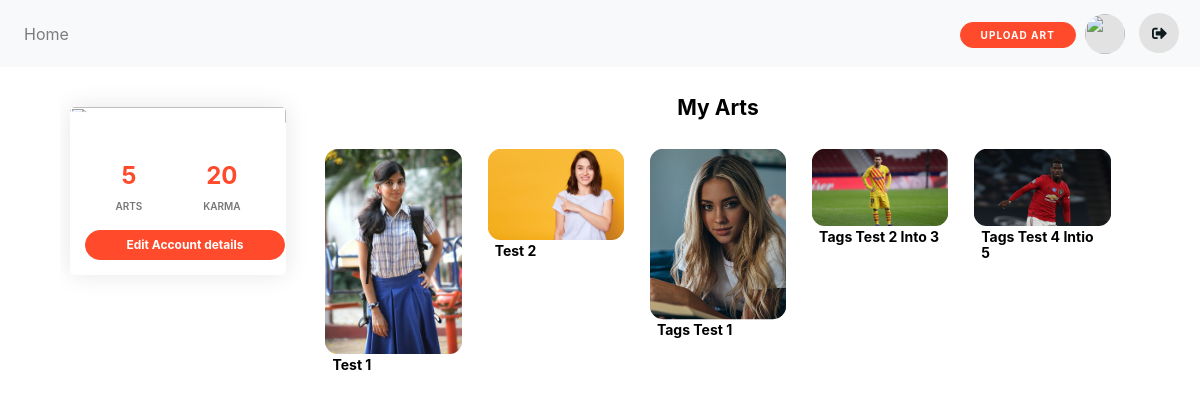
Screenshot of /account/profile (signed in) with the database file from the repository.
### images/models.py (models this page shows, shortened)
class Pictures(models.Model):
    title = models.CharField(max_length=200, null=True)
    author = models.ForeignKey(settings.AUTH_USER_MODEL, on_delete=models.CASCADE)
    image = models.ImageField(upload_to=upload_location, null=True)
    tags = TaggableManager()
    description = models.TextField(max_length=10000, null=True, blank=True)
    slug = models.SlugField(
        max_length=250, unique_for_date='date_published', blank=True)
    category = models.CharField(max_length=50)
    date_published = models.DateField(
        auto_now_add=True, verbose_name="date published")
    users_like = models.ManyToManyField(settings.AUTH_USER_MODEL,related_name='images_liked',blank=True)

### account/views.py (the view)
# urls.py: path('profile', views.profile_view, name="profile"),
@login_required(login_url='must_authenticate')
def profile_view(request):
    context = {}
    images = Pictures.objects.filter(author=request.user)
    context["images"] = images
    images_count = Pictures.objects.filter(author = request.user).count()
    context['images_count'] = images_count
    total_likes_user_got = []
    for image in images:
        total_likes_user_got.append(image.users_like.count()*10)
    karma = sum(total_likes_user_got)
    context["karma"] = karma
    return render(request,'account/profile.html',context)

### account/templates/account/profile.html (shortened to what this page needs)
{% extends 'images/base.html' %}
{% block content %}
{% include 'images/navbar.html' %}
<div id="main-container-profile">
    <section class="profile-sidebar">
        <div class="profile-card-4 text-center">
            <div class="profile-detail-content">
                <div class="profile-description">{{user.profile.seld_description}}</div>
                <div class="profile-count">
                    <div class="profile-overview">
                        <h4>{{images_count}}</h4>
                        <p>ARTS</p>
                    </div>
                    <div class="profile-overview">
                        <h4>{{karma}}</h4>
                        <p>KARMA</p>
                    </div>
                </div>
                <div class="profile-detail">
                    <a href="{% url 'account' %}" class="profile-edit">Edit Account details</a>
                </div>
            </div>
        </div>
    </section>
    <section class="profile-content">
        {% if images %}
        <div class="more-title">
            <h2>My Arts</h2>
        </div>
        <div class="card-columns my-0" id="myItems">
            {% for pic in images%}
            <div class="card-body p-0">
                <div class="card border-0">
                    <a href="{% url 'picture_detail' pic.slug %}">
                        <img alt="" class="card-img img-fluid geeks" id="geeks" src="{{pic.image.url}}" />
                    </a>
                    <div class="post-title">
                        <h2>{{pic.title}}</h2>
                    </div>
                </div>
            </div>
            {% endfor %}
        </div>
        {% else %}
        <div class="more-title">
            <h2>you dont have <br> <a href="{% url 'create_image_post' %}">Create one here</a></h2>
        </div>
        {% endif %}
    </section>
</div>
{% endblock content %}

### static/css/home.css (style rules this page uses)
:root { --bg-color: white; --card-color: white; --card-footer-color: #c3c4c3; --search-bar-color: #cbcdce; --dark-letter-color: #242423; --menu-bar-color: #212529; }
* { margin: 0; padding: 0; -webkit-box-sizing: border-box; box-sizing: border-box; }
body { width: 100%; background-color: var(--bg-color); }
a, a:hover { text-decoration: none; color: inherit; }
.post-title h2 { margin: 0 10px; font-size: 14px; font-weight: 700; text-transform: capitalize; color: black; }
.more-title h2 { margin: 18px; font-size: 21px; font-weight: 700; text-transform: capitalize; color: black; padding-bottom: 0.5rem; text-align: center; }
img { height: auto; width: auto; margin: auto; }
.card-img { border-radius: 1rem !important; padding: 2%; }
.card-columns { margin-right: 2%; margin: auto; max-width: 96%; }
#myItems { column-count: 5; }

### static/css/picture_detail.css (style rules this page uses)
img { width: 100%; }
a, a:hover, a:active { text-decoration: none; }

### static/css/profile.css (style rules this page uses)
@media only screen and (min-width: 1025px) { #main-container-profile { height: 85%; width: 90%; margin: auto; display: -ms-flexbox; display: flex; -ms-flex-direction: row; flex-direction: row; overflow: hidden; } }
.profile-sidebar { position: relative; color: black; margin: 30px 0; }
@media only screen and (min-width: 1025px) { .profile-sidebar { width: 20%; -ms-flex-positive: 0; flex-grow: 0; height: fit-content; margin: 30px 10px; } }
.profile-card-4 { max-width: 350px; background-color: #FFF; border-radius: 5px; box-shadow: 0px 0px 25px rgba(0, 0, 0, 0.1); overflow: hidden; position: relative; margin: 10px auto; cursor: default; }
.profile-card-4 .profile-detail-content { position: relative; padding: 15px; background-color: #FFF; width: -webkit-fill-available; }
.profile-card-4 .profile-description { color: #777; font-size: 12px; padding: 10px; text-align: left; }
.profile-card-4 .profile-overview p { font-size: 10px; font-weight: 600; color: #777; }
.profile-card-4 .profile-overview h4 { color: #FF4B2B; font-weight: bold; }
.profile-card-4 .profile-detail-content::before { content: ""; position: absolute; height: 20px; top: -10px; left: 0px; right: 0px; background-color: #FFF; z-index: 0; transform: skewY(3deg); }
.profile-content { width: 100%; margin: 10px; }
@media only screen and (min-width: 1025px) { .profile-content { display: -ms-flexbox; display: flex; -ms-flex-direction: column; flex-direction: column; -ms-flex: 1; flex: 1; overflow: auto; } }
@media only screen and (min-width: 1025px) { .profile-content { -ms-overflow-style: none; scrollbar-width: none; } }
.profile-detail { width: 75%; margin: auto; }
@media only screen and (min-width: 1025px) { .profile-detail { width: 100%; } }
.profile-count { display: flex; justify-content: space-around; }
.profile-edit { display: block; width: 200px; margin: auto; padding: 5px 3px; text-align: center; border: 1px solid #FF4B2B; background-color: #FF4B2B; color: #FFFFFF; border-radius: 20px; font-weight: bold; font-size: 12px; transition: all 0.3s ease-in-out; }

### rows the page displays
Pictures: image (picture), title "Test 1"
Pictures: image (picture), title "Test 2"
Pictures: image (picture), title "Tags Test 1"
Pictures: image (picture), title "Tags Test 2 Into 3"
Pictures: image (picture), title "Tags Test 4 Intio 5"

### other values shown
{{ images_count }} "5"
{{ karma }} "20"
